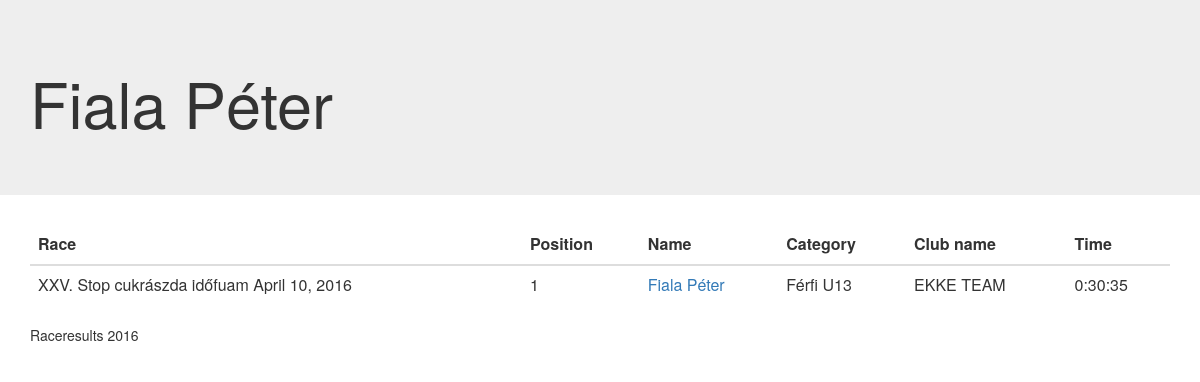
The page /athlete/583/ on the database its author committed.
### result/models.py (models this page shows)
class Athlete(models.Model):
    name = models.CharField(max_length=30)
    year_of_birth = models.IntegerField(default=0)
    uci_number = models.CharField(max_length=20, null=True, blank=True)

class Result(models.Model):
    status_types = (
        ('FIN', 'Finished'),
        ('DNF', 'Did not finish'),
        ('DSQ', 'Disqualified'),
        ('DNS', 'Did not start'),
    )
    status = models.CharField(choices=status_types, max_length=3)
    athlete = models.ForeignKey('Athlete')
    race = models.ForeignKey('Race')
    club = models.ForeignKey('Club', null=True, blank=True)
    total_time = models.IntegerField()
    position = models.IntegerField()
    race_number = models.CharField(max_length=5)
    imported_at = models.DateTimeField()
    category = models.CharField(max_length=20, null=True, blank=True)
    @property
    def time(self):
        if self.total_time != -1:
            m, s = divmod(self.total_time, 60)
            h, m = divmod(m, 60)
            return '%s:%s:%s' % (h,m,s)

class Race(models.Model):
    name = models.CharField(max_length=255)
    short_name = models.CharField(max_length=30)
    url = models.URLField()
    date = models.DateField()
    type_choices = (
        ('XCO', 'Olymic Cross Country'),
        ('CX', 'Cyclocross'),
        ('XCM', 'Cross Country Marathon'),
        ('ROAD', 'Road race'),
        ('XCU', 'Cross Country Ultra'),
    )
    type = models.CharField(max_length=4, choices=type_choices)
    location = models.CharField(max_length=255)
    description = models.TextField(null=True, blank=True)

class Club(models.Model):
    name = models.CharField(max_length=255)

### result/views.py (the view)
# urls.py: url(r'^athlete/(?P<athlete_id>[0-9]+)/$', views.athlete_profile),
def athlete_profile(request, athlete_id):
    athlete = Athlete.objects.get(id=athlete_id)
    results = Result.objects.filter(athlete=athlete)
    context = {
        'athlete': athlete,
        'results': results
    }
    return TemplateResponse(request, 'athlete.html', context)

### result/templates/athlete.html
{% extends 'layout.html' %}
{% block header %}
    <h1>{{ athlete.name }}</h1>
{% endblock %}
{% block content %}
    <table class="table table-hover">
        <thead>
        <tr>
            <th>Race</th>
            <th>Position</th>
            <tH>Name</tH>
            <th>Category</th>
            <th>Club name</th>
            <th>Time</th>
        </tr>
        </thead>
        {% for result in results %}
            <tr>
                <td>{{ result.race.name }} {{ result.race.date }}</td>
                <td>{{ result.position }}</td>
                <td><a href="/athlete/{{ result.athlete.id }}/">{{ result.athlete.name }}</a></td>
                <td>{{ result.category }}</td>
                <td>{{ result.club.name }}</td>
                <td>{{ result.time }}</td>
            </tr>
        {% endfor %}
    </table>
{% endblock %}

### rows shown on the page
Athlete: name "Fiala Péter"
Result: race.name "XXV. Stop cukrászda időfuam", race "April 10, 2016", position "1", athlete.name "Fiala Péter", category "Férfi U13", club.name "EKKE TEAM", time "0:30:35"
